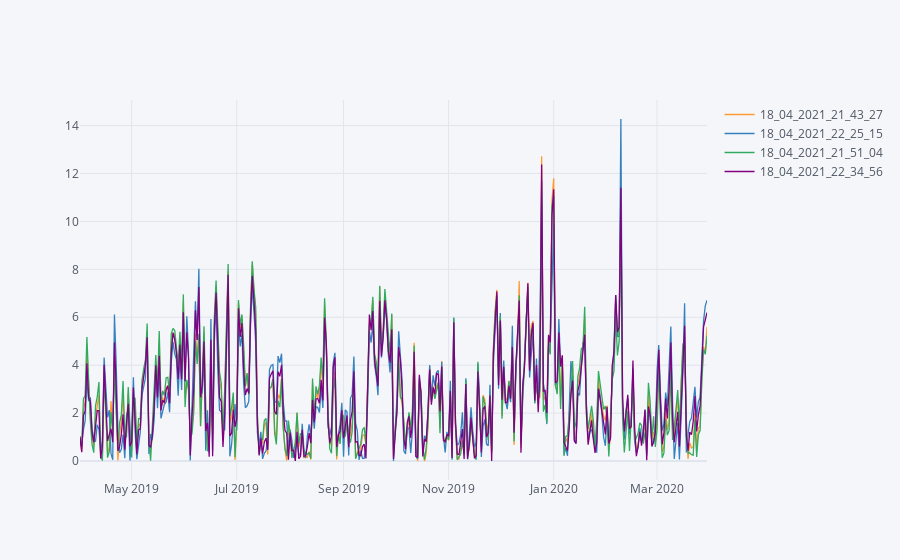

Write notebook code for a chart like this one.
### Code cell
(df_er[["18_04_2021_21_43_27", "18_04_2021_22_25_15", "18_04_2021_21_51_04", "18_04_2021_22_34_56"]]*100).iplot()

### Figure 1 — Plotly figure (JSON) as saved in the notebook; plotly's stock layout.template omitted (floating-point values rounded to 4 significant figures; data arrays with more than 128 entries replaced by an {"elided": "..."} marker saying what was removed)
{"data": [{"line": {"color": "rgba(255, 153, 51, 1.0)", "dash": "solid", "shape": "linear", "width": 1.3}, "mode": "lines", "name": "18_04_2021_21_43_27", "text": "", "type": "scatter", "x": {"elided": "365 str values"}, "y": {"elided": "365 float values"}}, {"line": {"color": "rgba(55, 128, 191, 1.0)", "dash": "solid", "shape": "linear", "width": 1.3}, "mode": "lines", "name": "18_04_2021_22_25_15", "text": "", "type": "scatter", "x": {"elided": "365 str values"}, "y": {"elided": "365 float values"}}, {"line": {"color": "rgba(50, 171, 96, 1.0)", "dash": "solid", "shape": "linear", "width": 1.3}, "mode": "lines", "name": "18_04_2021_21_51_04", "text": "", "type": "scatter", "x": {"elided": "365 str values"}, "y": {"elided": "365 float values"}}, {"line": {"color": "rgba(128, 0, 128, 1.0)", "dash": "solid", "shape": "linear", "width": 1.3}, "mode": "lines", "name": "18_04_2021_22_34_56", "text": "", "type": "scatter", "x": {"elided": "365 str values"}, "y": {"elided": "365 float values"}}], "layout": {"legend": {"bgcolor": "#F5F6F9", "font": {"color": "#4D5663"}}, "paper_bgcolor": "#F5F6F9", "plot_bgcolor": "#F5F6F9", "title": {"font": {"color": "#4D5663"}}, "xaxis": {"gridcolor": "#E1E5ED", "showgrid": true, "tickfont": {"color": "#4D5663"}, "title": {"font": {"color": "#4D5663"}, "text": ""}, "zerolinecolor": "#E1E5ED"}, "yaxis": {"gridcolor": "#E1E5ED", "showgrid": true, "tickfont": {"color": "#4D5663"}, "title": {"font": {"color": "#4D5663"}, "text": ""}, "zerolinecolor": "#E1E5ED"}}}
